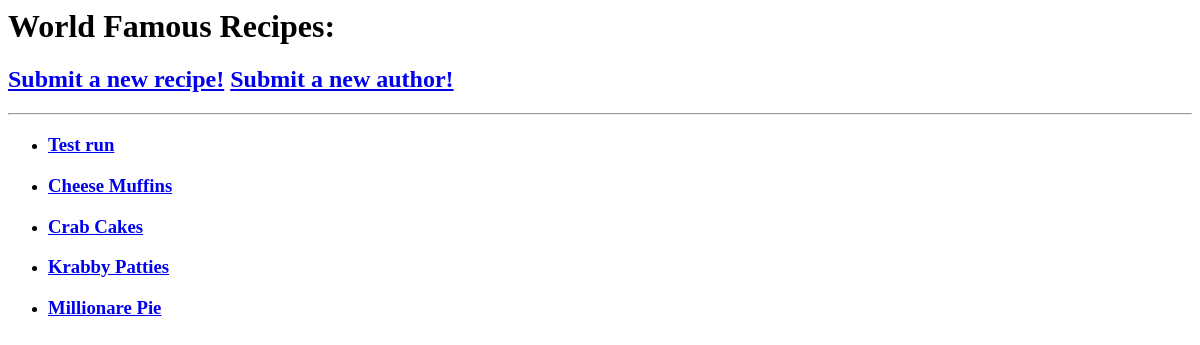
Before: / with the older database file.
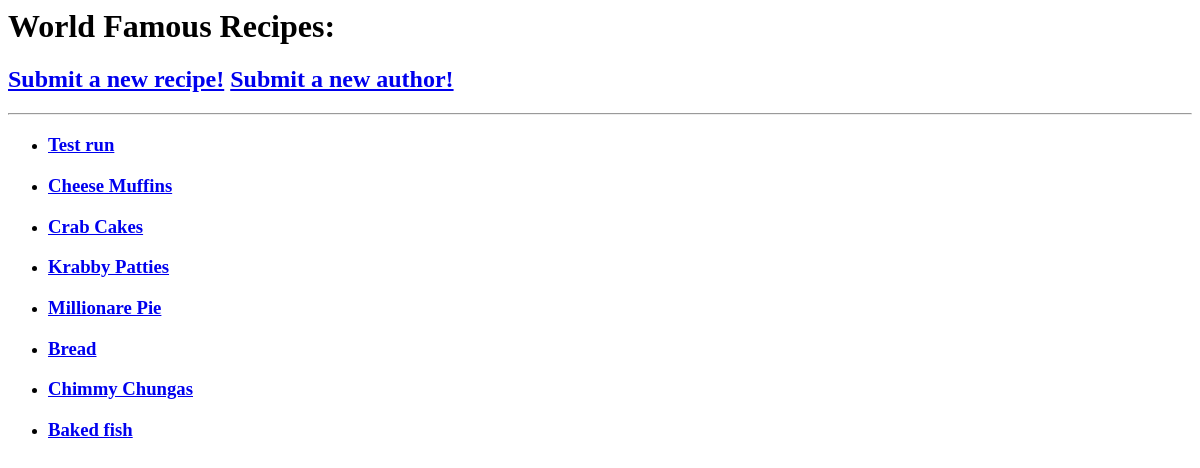
After: the same page with the newer database file.
### recipe_app/models.py (models this page shows, shortened)
class Recipe(models.Model):
    title = models.CharField(max_length=50)
    author = models.ForeignKey(Author, on_delete=models.CASCADE)
    description = models.TextField()
    instructions = models.TextField()
    time = models.CharField(max_length=50)

### recipe_app/views.py (the view)
# urls.py: path('', index_view, name="homepage"),
def index_view(request):
    my_recipes = Recipe.objects.all()
    return render(request, "index.html", {"recipes": my_recipes})

### templates/index.html
<div class="conatiner">
    <h1>World Famous Recipes: </h1>
    <h2><a href="addrecipe/">Submit a new recipe!</a> <a href="addauthor/">Submit a new author!</a></h2>
    <hr>
    <ul>
        {% for recipe in recipes %}
        <li>
            <h3><a href="/recipe/{{ recipe.id }}/">{{ recipe.title}}</a></h3>
        </li>
        {% endfor %}
    </ul>
</div>

Changed rows visible on the page:
added Recipe: title "Bread"
added Recipe: title "Chimmy Chungas"
added Recipe: title "Baked fish"
